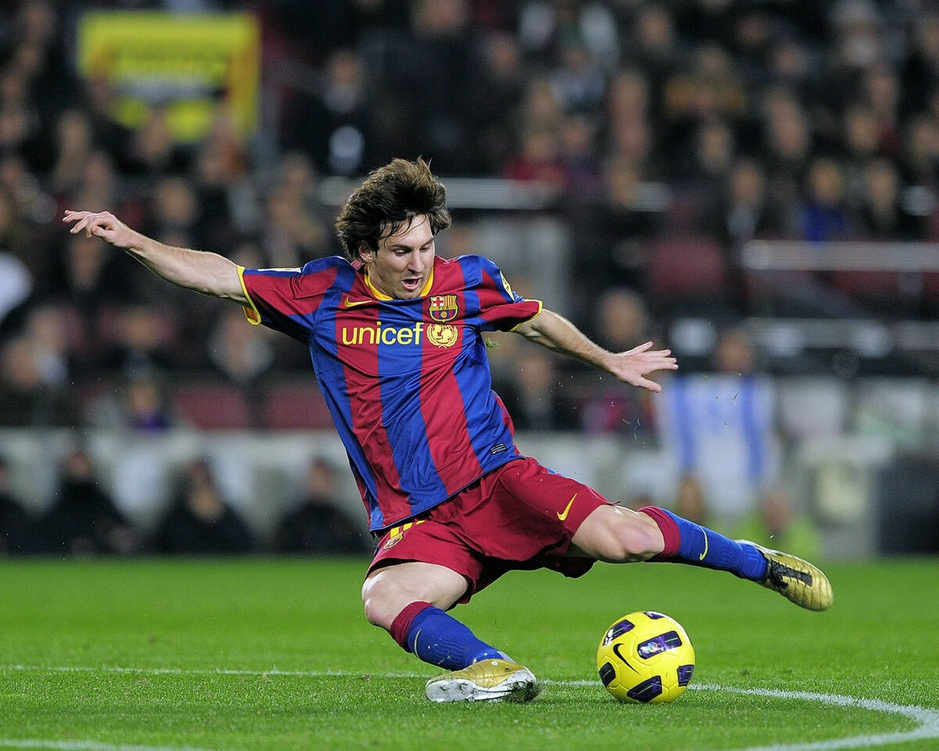
#> input picture OpenCV/3 Image Processing in OpenCV/2 - Geometric Transformations of Images/messi5.jpg, 939 x 751 px, shrunk from 1200 x 960 before the run
$ python rotation.py
#> lines starting #> are read from the running program, lines starting #| are printed output that depends on the picture
import numpy as np
import cv2 as cv

img = cv.imread('messi5.jpg', cv.IMREAD_GRAYSCALE)
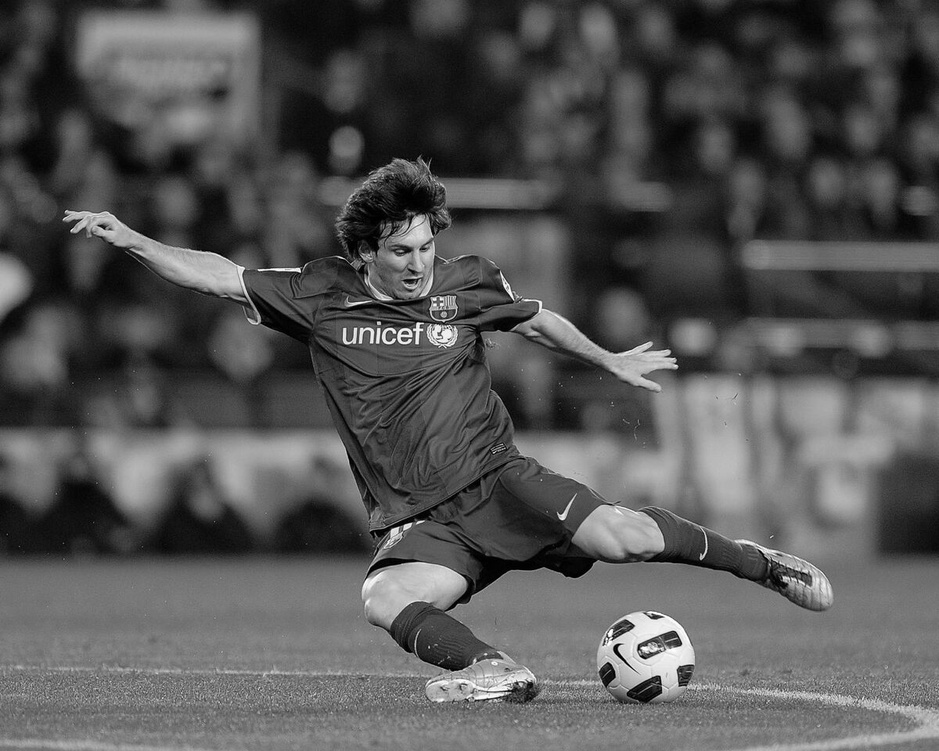
#> img: shape (751, 939); min 0, max 255, mean 84.6
assert img is not None, "file could not be read, check with os.path.exists()"
rows,cols = img.shape
#> rows = 751; cols = 939

#cols-1 and row-1 are the coordinate limits
M = cv.getRotationMatrix2D(((cols-1)/2.0,(rows-1)/2.0),90,1) # ((position related), rotation, img scale)
#> M = [[6.12e-17, 1, 94], [-1, 6.12e-17, 844]]
dst = cv.warpAffine(img,M,(cols,rows))
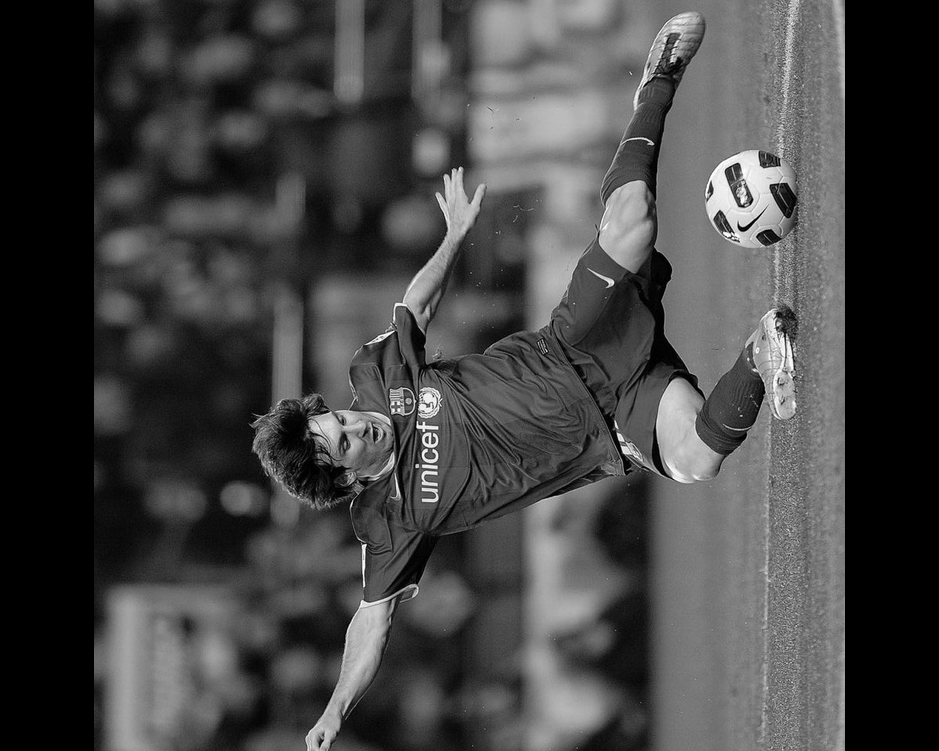
#> dst: shape (751, 939); min 0, max 255, mean 68.9

cv.imshow('result',dst)
cv.waitKey(0)
cv.destroyAllWindows

$ run again, with OpenCV/3 Image Processing in OpenCV/2 - Geometric Transformations of Images/affine_transform_perspective_zoom.jpg copied over OpenCV/3 Image Processing in OpenCV/2 - Geometric Transformations of Images/messi5.jpg
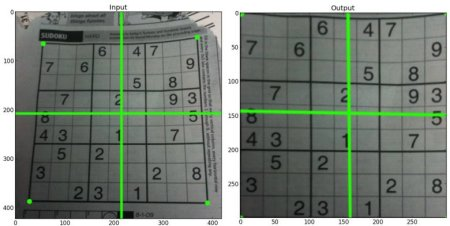
#> input picture OpenCV/3 Image Processing in OpenCV/2 - Geometric Transformations of Images/affine_transform_perspective_zoom.jpg, 450 x 226 px
#> `img = cv.imread('messi5.jpg', cv.IMREAD_GRAYSCALE)`:
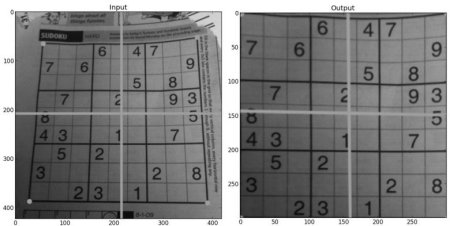
#> img: shape (226, 450); min 6, max 255, mean 125.1
#> `dst = cv.warpAffine(img,M,(cols,rows))`:
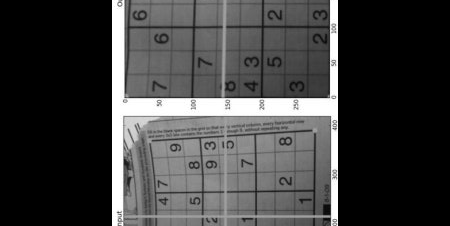
#> dst: shape (226, 450); min 0, max 255, mean 62.9

$ run again, with OpenCV/3 Image Processing in OpenCV/2 - Geometric Transformations of Images/suduko.png saved as OpenCV/3 Image Processing in OpenCV/2 - Geometric Transformations of Images/messi5.jpg
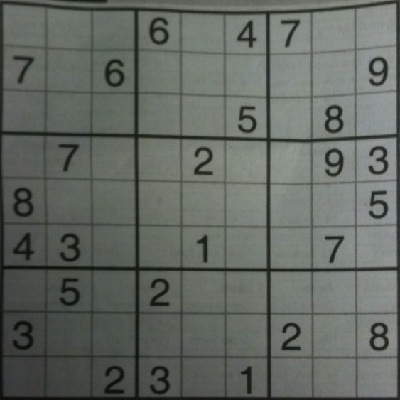
#> input picture OpenCV/3 Image Processing in OpenCV/2 - Geometric Transformations of Images/suduko.png, 400 x 400 px
#> `dst = cv.warpAffine(img,M,(cols,rows))`:
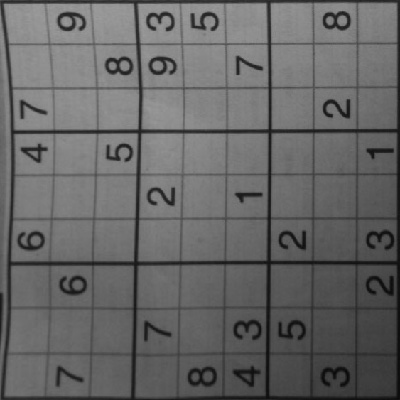
#> dst: shape (400, 400); min 9, max 157, mean 102.1
